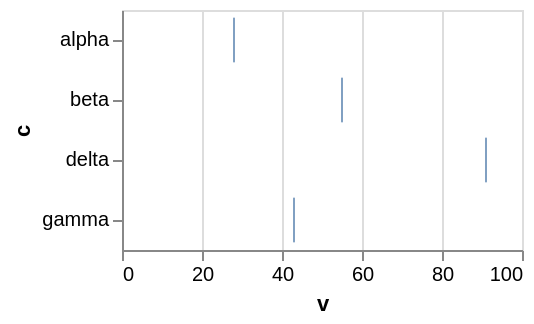

Describe this chart as a Vega-Lite specification.
### Vega-Lite specification from a JSON file in a GitHub repository (floating-point values rounded to 4 significant figures)
{"$schema": "https://vega.github.io/schema/vega-lite/v6.json", "width": 200, "height": 120, "data": {"values": [{"c": "alpha", "v": 28, "w": 3, "t": "2024-01-07"}, {"c": "beta", "v": 55, "w": 7, "t": "2024-03-19"}, {"c": "gamma", "v": 43, "w": 5, "t": "2024-06-02"}, {"c": "delta", "v": 91, "w": 9, "t": "2024-09-11"}]}, "mark": {"type": "tick", "cornerRadius": 0.5}, "encoding": {"x": {"field": "v", "type": "quantitative"}, "y": {"field": "c", "type": "nominal"}}}
